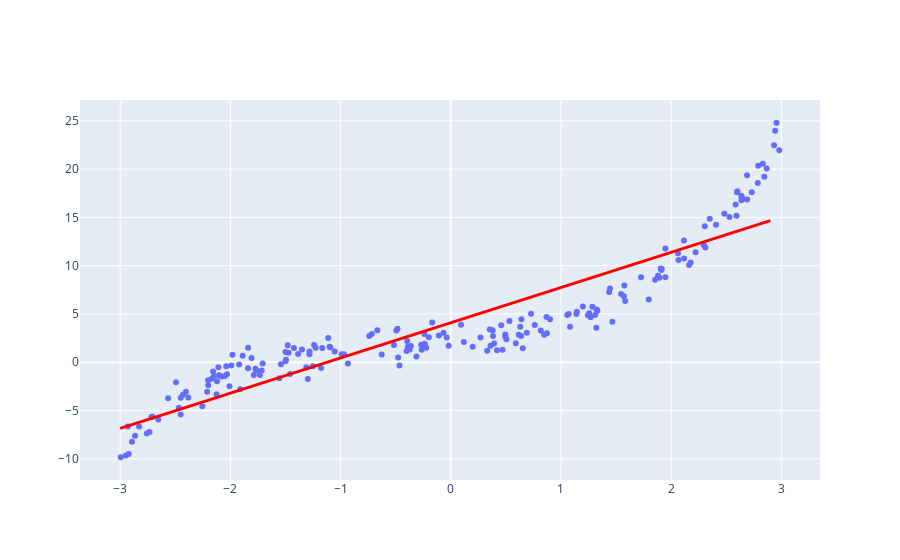

Source (notebook cell):
### Code cell
# scatter plot of data
import plotly.graph_objects as go
fig_scatter = px.scatter(x=X_poly, y=y_poly)
# line plot of model
fig_line = px.line(x=x_values , y=y_line)
fig_line.update_traces(line_color='#ff0000', line_width=3)
fig_combine = go.Figure(data=fig_scatter.data + fig_line.data)
#show the plot
fig_combine.show()

### Figure 1 — Plotly figure (JSON) as saved in the notebook; plotly's stock layout.template omitted (floating-point values rounded to 4 significant figures; data arrays with more than 128 entries replaced by an {"elided": "..."} marker saying what was removed)
{"data": [{"hovertemplate": "x=%{x}<br>y=%{y}<extra></extra>", "legendgroup": "", "marker": {"color": "#636efa", "symbol": "circle"}, "mode": "markers", "name": "", "orientation": "v", "showlegend": false, "type": "scatter", "x": {"elided": "200 float values"}, "xaxis": "x", "y": {"elided": "200 float values"}, "yaxis": "y"}, {"hovertemplate": "x=%{x}<br>y=%{y}<extra></extra>", "legendgroup": "", "line": {"color": "#ff0000", "dash": "solid", "width": 3}, "marker": {"symbol": "circle"}, "mode": "lines", "name": "", "orientation": "v", "showlegend": false, "type": "scatter", "x": [-3, -2.9, -2.8, -2.7, -2.6, -2.5, -2.4, -2.3, -2.2, -2.1, -2.0, -1.9, -1.8, -1.7, -1.6, -1.5, -1.4, -1.3, -1.2, -1.1, -1.0, -0.9, -0.8, -0.7, -0.6, -0.5, -0.4, -0.3, -0.2, -0.1, 2.665e-15, 0.1, 0.2, 0.3, 0.4, 0.5, 0.6, 0.7, 0.8, 0.9, 1.0, 1.1, 1.2, 1.3, 1.4, 1.5, 1.6, 1.7, 1.8, 1.9, 2.0, 2.1, 2.2, 2.3, 2.4, 2.5, 2.6, 2.7, 2.8, 2.9], "xaxis": "x", "y": [-6.851, -6.486, -6.122, -5.757, -5.392, -5.027, -4.663, -4.298, -3.933, -3.569, -3.204, -2.839, -2.474, -2.11, -1.745, -1.38, -1.015, -0.6506, -0.2858, 0.07894, 0.4437, 0.8084, 1.173, 1.538, 1.903, 2.267, 2.632, 2.997, 3.362, 3.726, 4.091, 4.456, 4.821, 5.185, 5.55, 5.915, 6.28, 6.644, 7.009, 7.374, 7.739, 8.103, 8.468, 8.833, 9.198, 9.562, 9.927, 10.29, 10.66, 11.02, 11.39, 11.75, 12.12, 12.48, 12.84, 13.21, 13.57, 13.94, 14.3, 14.67], "yaxis": "y"}], "layout": {}}
